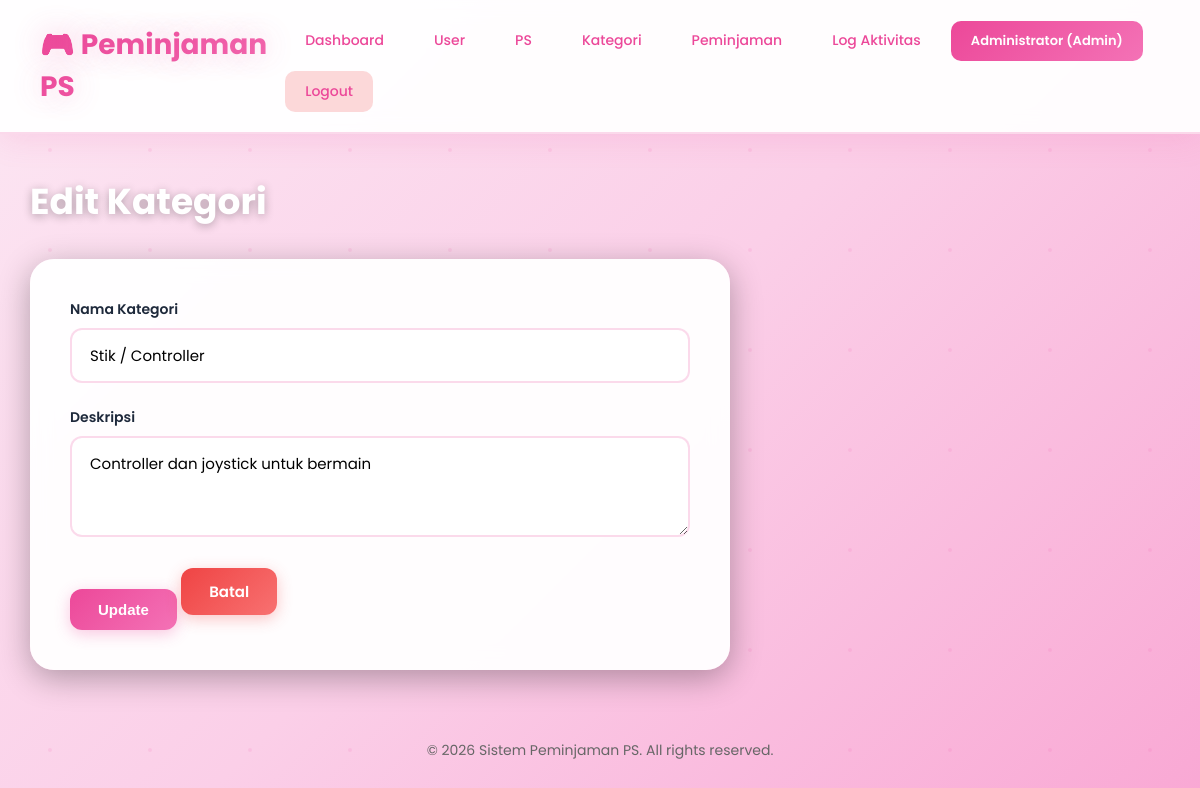
/index.php?page=kategori&action=edit&id=2 (signed in), run on the app's committed database.
### tables this page shows
CREATE TABLE IF NOT EXISTS kategori (
    id INT AUTO_INCREMENT PRIMARY KEY,
    nama_kategori VARCHAR(100) NOT NULL,
    deskripsi TEXT,
    created_at TIMESTAMP DEFAULT CURRENT_TIMESTAMP
);

### config/Database.php (called while the page is built, shortened)
<?php
class Database {
    private $host = "localhost";
    private $db_name = "peminjaman_ps";
    private $username = "root";
    private $password = "";
    public function getConnection() {
        $this->conn = null;
        try {
            $this->conn = new PDO("mysql:host=" . $this->host . ";dbname=" . $this->db_name, $this->username, $this->password);
            $this->conn->setAttribute(PDO::ATTR_ERRMODE, PDO::ERRMODE_EXCEPTION);
            $this->conn->exec("set names utf8");
        } catch(PDOException $exception) {
            echo "Connection error: " . $exception->getMessage();
        }
        return $this->conn;
    }
}

### models/Kategori.php (called while the page is built, shortened)
<?php
class Kategori {
    private $conn;
    private $table_name = "kategori";
    public $id;
    public function __construct($db) {
        $this->conn = $db;
    }
    public function readOne() {
        $query = "SELECT * FROM " . $this->table_name . " WHERE id = :id LIMIT 1";
        $stmt = $this->conn->prepare($query);
        $stmt->bindParam(":id", $this->id);
        $stmt->execute();
        return $stmt;
    }
}

### views/kategori/edit.php (the view, shortened to what this page needs)
<?php require_once 'views/layouts/header.php'; ?>
<div class="content">
    <h1>Edit Kategori</h1>
    <div class="form-container">
        <form method="POST" action="index.php?page=kategori&action=update">
            <div class="form-group">
                <label>Nama Kategori</label>
                <input type="text" name="nama_kategori" value="<?php echo htmlspecialchars($data['nama_kategori']); ?>" required>
            </div>
            <div class="form-group">
                <label>Deskripsi</label>
                <textarea name="deskripsi" rows="3"><?php echo htmlspecialchars($data['deskripsi'] ?? ''); ?></textarea>
            </div>
            <button type="submit" class="btn">Update</button>
            <a href="index.php?page=kategori&action=index" class="btn btn-danger">Batal</a>
        </form>
    </div>
</div>
<?php require_once 'views/layouts/footer.php'; ?>

### views/layouts/header.php (style rules this page uses)
* { margin: 0; padding: 0; box-sizing: border-box; }
body { font-family: 'Poppins', sans-serif; background: linear-gradient(135deg, #fce7f3 0%, #fbcfe8 50%, #f9a8d4 100%); min-height: 100vh; position: relative; }
body::before { content: ''; position: fixed; top: 0; left: 0; width: 100%; height: 100%; pointer-events: none; z-index: 0; }
.content { max-width: 1400px; margin: 40px auto; padding: 0 30px; position: relative; z-index: 1; }
.content h1 { color: white; font-size: 36px; font-weight: 700; margin-bottom: 30px; text-shadow: 0 2px 10px rgba(0, 0, 0, 0.3); }
.btn { display: inline-block; padding: 12px 28px; background: linear-gradient(135deg, #ec4899, #f472b6); color: white; text-decoration: none; border-radius: 12px; border: none; cursor: pointer; font-size: 15px; font-weight: 600; transition: all 0.3s ease; box-shadow: 0 4px 15px rgba(236, 72, 153, 0.3); position: relative; overflow: hidden; }
.btn::before { content: ''; position: absolute; top: 50%; left: 50%; width: 0; height: 0; border-radius: 50%; background: rgba(255, 255, 255, 0.3); transform: translate(-50%, -50%); transition: width 0.6s, height 0.6s; }
.btn-danger { background: linear-gradient(135deg, #ef4444, #f87171); box-shadow: 0 4px 15px rgba(239, 68, 68, 0.3); }
.form-group { margin-bottom: 24px; }
.form-group label { display: block; margin-bottom: 8px; font-weight: 600; color: #1e293b; font-size: 14px; }
.form-group input, .form-group select, .form-group textarea { width: 100%; padding: 14px 18px; border: 2px solid rgba(236, 72, 153, 0.2); border-radius: 12px; font-size: 15px; font-family: 'Poppins', sans-serif; transition: all 0.3s ease; background: white; }
.form-container { background: rgba(255, 255, 255, 0.95); backdrop-filter: blur(10px); padding: 40px; border-radius: 24px; box-shadow: 0 8px 32px rgba(0, 0, 0, 0.3); max-width: 700px; animation: fadeIn 0.5s ease; }

### data on the page
kategori: nama_kategori "Stik / Controller", deskripsi "Controller dan joystick untuk bermain"

### other printed values
$_SESSION['nama'] "Administrator"
$_SESSION['role'] "Admin"
